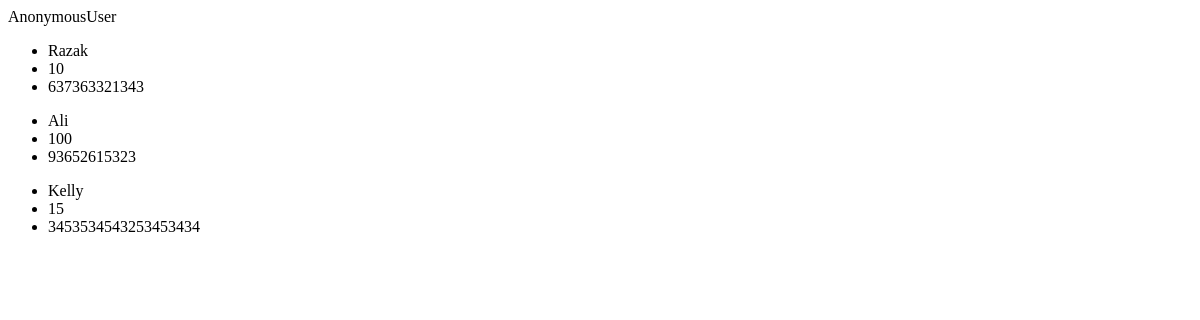
Before: / with the older database file.
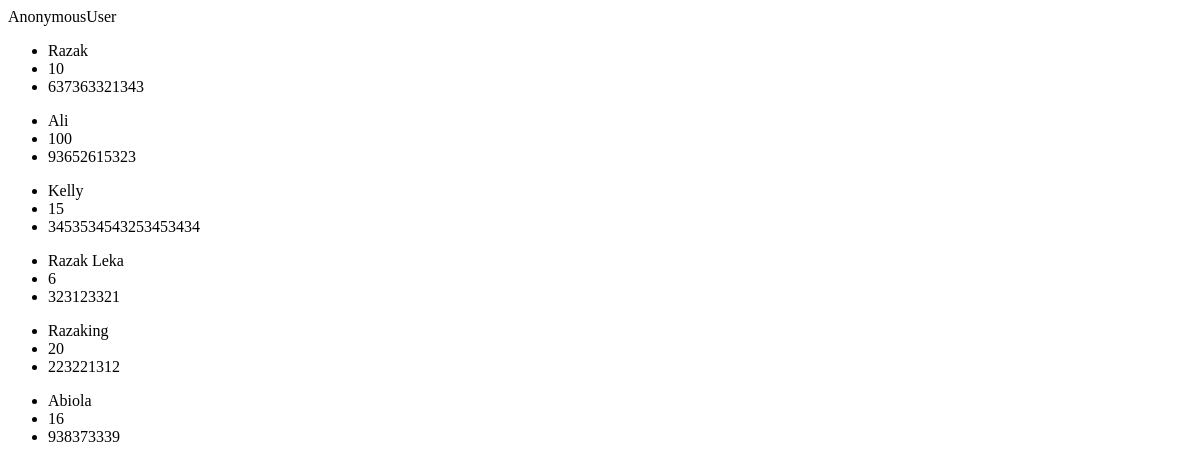
After: the same page with the newer database file.
### newapp/models.py (models this page shows, shortened)
class Customer(models.Model):
    name = models.CharField(max_length=10)
    age = models.IntegerField()
    mobile = models.IntegerField()

### newapp/views.py (the view)
# urls.py: path("", views.homepage),
def homepage(request):
    x = Customer.objects.all()
    return render(request, 'index.html', {'data': x})

### newapp/templates/index.html
<html>
    <body>
        {{ user }}
        {% for val in data %}
        <ul>
            <li>{{ val.name }}</li>
            <li>{{ val.age }}</li>
            <li>{{ val.mobile }}</li>
        </ul>
        {% endfor %}
    </body>
</html>

Changed rows visible on the page:
added Customer: name "Razak Leka", age "6", mobile "323123321"
added Customer: name "Razaking", age "20", mobile "223221312"
added Customer: name "Abiola", age "16", mobile "938373339"
